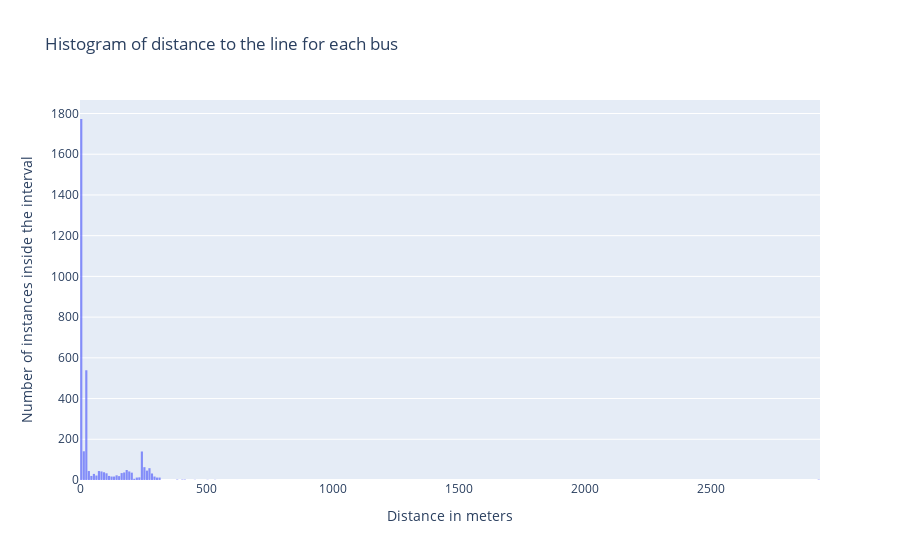

Write notebook code for a chart like this one.
### Code cell
fig4 = go.Figure()
all_instances = []
for bus in distance_to_line_buses_dict.keys() :
    all_instances = all_instances + distance_to_line_buses_dict[bus]['all']

fig4.add_trace(go.Histogram(
    name='{}',
    x=all_instances,
    xbins=dict( # bins used for histogram
        start=0,
        end=max(all_instances),
        size=10
    )
))

# Overlay histograms
fig4.update_layout(
    title='Histogram of distance to the line for each bus',
    xaxis_title='Distance in meters',
    yaxis_title='Number of instances inside the interval',
    bargap=0.1, # gap between bars of adjacent location coordinates
    bargroupgap=0.05 # gap between bars of the same location coordinates
)
# Reduce opacity to see both histograms
fig4.update_traces(opacity=0.75)
fig4.show()

### Figure 1 — Plotly figure (JSON) as saved in the notebook; plotly's stock layout.template omitted (floating-point values rounded to 4 significant figures; data arrays with more than 128 entries replaced by an {"elided": "..."} marker saying what was removed)
{"data": [{"name": "{}", "opacity": 0.75, "type": "histogram", "x": {"elided": "3442 float values"}, "xbins": {"end": 2924.0, "size": 10, "start": 0}}], "layout": {"bargap": 0.1, "bargroupgap": 0.05, "title": {"text": "Histogram of distance to the line for each bus"}, "xaxis": {"title": {"text": "Distance in meters"}}, "yaxis": {"title": {"text": "Number of instances inside the interval"}}}}
